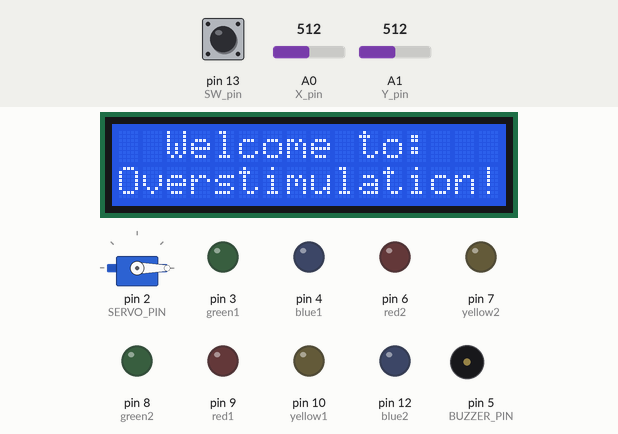
A sketch run on a simulated Arduino Uno, built with avr-gcc and run on an emulated ATmega328P. Parts: 16×2 character LCD, servo, output pins drawn as LEDs (lit = HIGH), buzzer (waves = sounding). The test bench sets the inputs (shaded band); at power-on: pin 13 (SW_pin) HIGH, A0 (X_pin) = 512, A1 (Y_pin) = 512. What the sketch prints to the serial monitor is not drawn.

Above: at 1.3 s.
1.4 s: pin 13 (SW_pin) pulled LOW for 0.15 s
At 2.02 s:
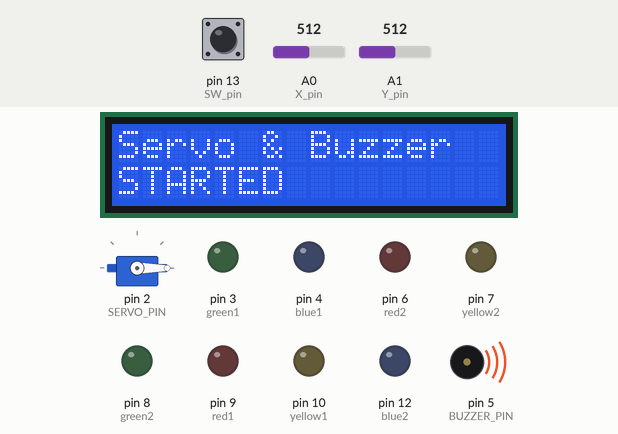
2.1 s: pin 13 (SW_pin) pulled LOW for 0.15 s
At 3.4 s:
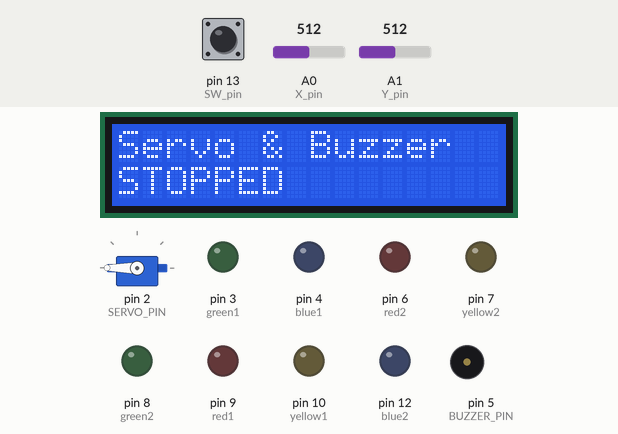
3.7 s: A0 (X_pin) set to 209
5.2 s: A0 (X_pin) set to 187
At 5.9 s:
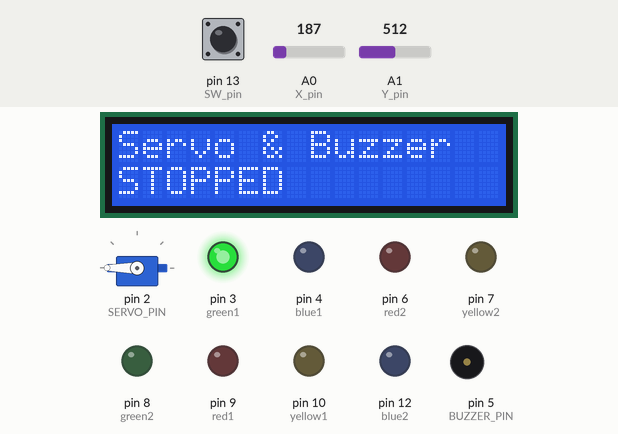
6.7 s: A1 (Y_pin) set to 700
8.2 s: A1 (Y_pin) set to 724
At 9.4 s:
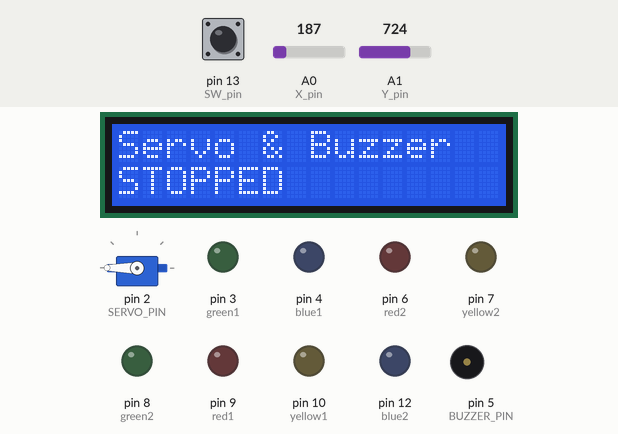
Timing chart, 0 to 10.7 s (numbered marks = the images above; inputs shaded):
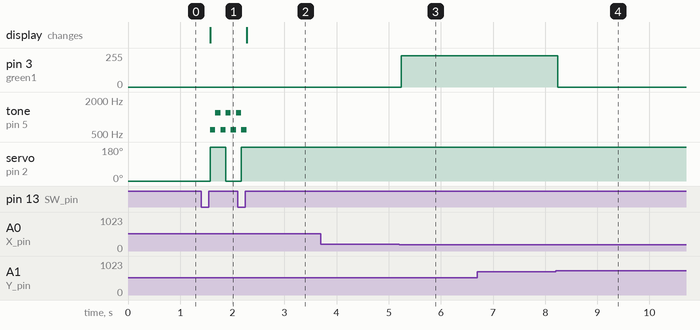

The sketch:

Overstimulation_V2.ino
```cpp
#include <Servo.h>
#include <Wire.h>
#include <LiquidCrystal_I2C.h>

LiquidCrystal_I2C lcd(0x27, 16, 2);

//Pin declarations for roundabout LEDs
const int red1 = 9;
const int yellow1 = 10;
const int green1 = 3;
const int blue1 = 4;
const int red2 = 6;
const int yellow2 = 7;
const int green2 = 8;
const int blue2 = 12;

// Arduino pin numbers
const int SW_pin = 13; // digital pin connected to switch output
const int X_pin = A0; // analog pin connected to X output
const int Y_pin = A1; // analog pin connected to Y output
const int SERVO_PIN = 2; // servo motor pin
const int BUZZER_PIN = 5; // passive buzzer pin (changed from 0 to avoid conflict)

// Servo variables
Servo myServo;
bool servoRunning = false;
int servoPos = 0;
bool lastButtonState = HIGH;
bool buttonPressed = false;

// Buzzer variables
bool buzzerRunning = false;
unsigned long previousBuzzerMillis = 0;
const long buzzerInterval = 100; // Oscillate every 100ms
int currentFreq = 800; // Starting frequency
bool freqToggle = false;

// Timing variables for asynchronous operation
unsigned long previousSerialMillis = 0;
unsigned long previousServoMillis = 0;
const long serialInterval = 500; // Print serial info every 500ms
const long servoInterval = 300; // Sharp swerve every 300ms

// Joystick threshold values
const int CENTER = 512;
const int THRESHOLD = 200; // Range around center/edges for detection

void ledActivate(int x, int y){
  // Turn off all LEDs first
  digitalWrite(red1, LOW);
  digitalWrite(red2, LOW);
  digitalWrite(green1, LOW);
  digitalWrite(green2, LOW);
  digitalWrite(yellow1, LOW);
  digitalWrite(yellow2, LOW);
  digitalWrite(blue1, LOW);
  digitalWrite(blue2, LOW);

  // Define ranges for detection
  bool isLeft = (x < THRESHOLD);
  bool isRight = (x > (1023 - THRESHOLD));
  bool isCenterX = (x >= (CENTER - THRESHOLD) && x <= (CENTER + THRESHOLD));

  bool isDown = (y < THRESHOLD);
  bool isUp = (y > (1023 - THRESHOLD));
  bool isCenterY = (y >= (CENTER - THRESHOLD) && y <= (CENTER + THRESHOLD));

  // Cardinal directions (center X or Y)
  if (isLeft && isCenterY){
    digitalWrite(green1, HIGH);
  }
  else if (isRight && isCenterY){
    digitalWrite(green2, HIGH);
  }
  else if (isCenterX && isDown){
    digitalWrite(red2, HIGH);
  }
  else if (isCenterX && isUp){
    digitalWrite(red1, HIGH);
  }
  // Diagonal directions
  else if (isLeft && isDown){
    digitalWrite(blue1, HIGH);
  }
  else if (isRight && isUp){
    digitalWrite(blue2, HIGH);
  }
  else if (isLeft && isUp){
    digitalWrite(yellow1, HIGH);
  }
  else if (isRight && isDown){
    digitalWrite(yellow2, HIGH);
  }
}

void updateServo(){
  if (servoRunning){
    unsigned long currentMillis = millis();
    if (currentMillis - previousServoMillis >= servoInterval){
      previousServoMillis = currentMillis;

      // Sharp swerve left to right
      if (servoPos == 0){
        servoPos = 180; // Jump to right
        myServo.write(servoPos);
      } else {
        servoPos = 0; // Jump to left
        myServo.write(servoPos);
      }
    }
  }
}

void updateBuzzer(){
  if (buzzerRunning){
    unsigned long currentMillis = millis();
    if (currentMillis - previousBuzzerMillis >= buzzerInterval){
      previousBuzzerMillis = currentMillis;

      // Sharp oscillating tone - alternate between two frequencies
      if (freqToggle){
        currentFreq = 1200; // High pitch
      } else {
        currentFreq = 600; // Low pitch
      }
      freqToggle = !freqToggle;

      tone(BUZZER_PIN, currentFreq);
    }
  } else {
    noTone(BUZZER_PIN); // Stop the buzzer
  }
}

void handleButtonPress(int swState){
  // Detect button press (active LOW with pullup)
  if (swState == LOW && lastButtonState == HIGH){
    // Button just pressed
    buttonPressed = true;
  }

  if (swState == HIGH && lastButtonState == LOW && buttonPressed){
    // Button just released - toggle servo and buzzer
    servoRunning = !servoRunning;
    buzzerRunning = !buzzerRunning;
    buttonPressed = false;

    lcd.clear();
    lcd.setCursor(0,0);
    lcd.print("Servo & Buzzer ");
    lcd.setCursor(0,1);
    lcd.print(servoRunning ? "STARTED" : "STOPPED");

  }

  lastButtonState = swState;
}

void readInfo(int swState, int xVal, int yVal){
  Serial.print("Switch:  ");
  Serial.print(swState);
  Serial.print("\n");
  Serial.print("X-axis: ");
  Serial.print(xVal);
  Serial.print("\n");
  Serial.print("Y-axis: ");
  Serial.println(yVal);
  Serial.print("Servo: ");
  Serial.println(servoRunning ? "Running" : "Stopped");
  Serial.print("Buzzer: ");
  Serial.println(buzzerRunning ? "Running" : "Stopped");
  Serial.print("\n\n");
}

void setup() {

  lcd.init();
  lcd.init();
  lcd.backlight();

  lcd.clear();
  lcd.setCursor(0,0);
  lcd.print("  Welcome to:   ");
  lcd.setCursor(0,1);
  lcd.print("Overstimulation!");

  pinMode(SW_pin, INPUT);
  digitalWrite(SW_pin, HIGH);
  Serial.begin(9600);

  //Output declaration of the LEDs
  pinMode(red1, OUTPUT);
  pinMode(red2, OUTPUT);
  pinMode(green1, OUTPUT);
  pinMode(green2, OUTPUT);
  pinMode(yellow1, OUTPUT);
  pinMode(yellow2, OUTPUT);
  pinMode(blue1, OUTPUT);
  pinMode(blue2, OUTPUT);

  // Initialize buzzer
  pinMode(BUZZER_PIN, OUTPUT);

  // Initialize servo
  myServo.attach(SERVO_PIN);
  myServo.write(0); // Start at 0 degrees
}

void loop() {
  // Read joystick values
  int xVal = analogRead(X_pin);
  int yVal = analogRead(Y_pin);
  int swState = digitalRead(SW_pin);

  // Update LEDs immediately (no delay)
  ledActivate(xVal, yVal);

  // Handle button press for servo and buzzer toggle
  handleButtonPress(swState);

  // Update servo position if running
  updateServo();

  // Update buzzer tone if running
  updateBuzzer();

  // Print serial info asynchronously using millis()
  unsigned long currentMillis = millis();
  if (currentMillis - previousSerialMillis >= serialInterval) {
    previousSerialMillis = currentMillis;
    readInfo(swState, xVal, yVal);
  }
}
```

Measured:
- the behaviour switches between 200 and 199 on A0 (X_pin) (found by bisection; images 2 and 3)
- the behaviour switches between 712 and 713 on A1 (Y_pin) (found by bisection; images 3 and 4)
- after the input at 1.4 s, tone on pin 5 (BUZZER_PIN): alternates 1200 Hz for 0.10 s and 600 Hz for 0.10 s, starting after 0.18 s; servo on pin 2 (SERVO_PIN): 0° → 180° after 0.18 s, → 0° 0.30 s later; the display: changes after 0.18 s (image 1)
- after the input at 2.1 s, servo on pin 2 (SERVO_PIN): goes on until 2.2 s, then stays 180°; the display: changes after 0.17 s (image 2)
- after the input at 3.7 s, every drawn part: stays the same
- after the input at 5.2 s, pin 3 (green1): 0/255 → 234/255 at once
- after the input at 6.7 s, every drawn part: stays the same
- after the input at 8.2 s, pin 3 (green1): 234/255 → 0/255 at once
